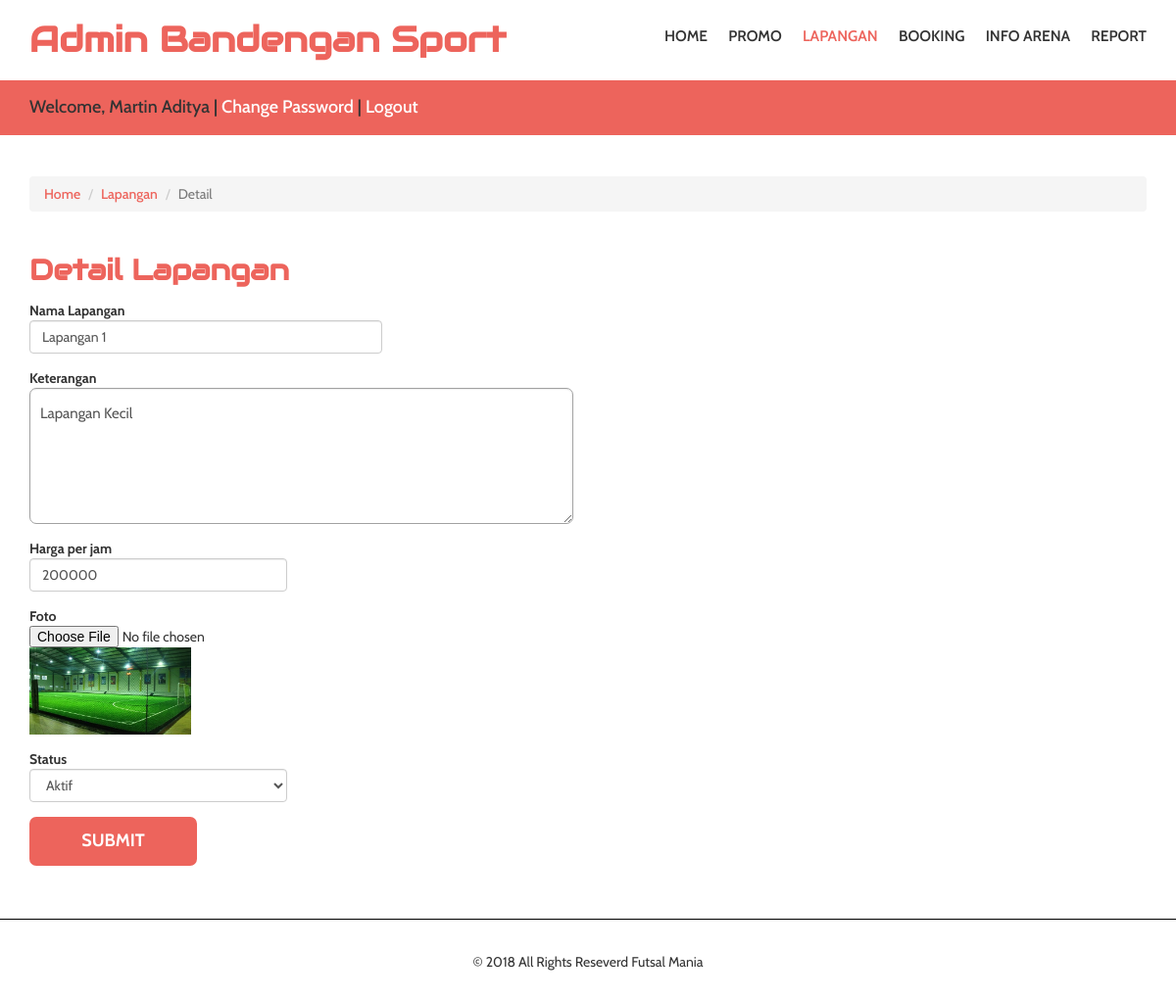
Page /admin/index.php?menu=lapangan&action=detail&id=1 (signed in) on the committed database.
### tables this page shows
CREATE TABLE `t_lapangan` (
  `id_lapangan` int(11) NOT NULL AUTO_INCREMENT,
  `nama` varchar(50) NOT NULL,
  `id_arena` int(11) NOT NULL,
  `harga` int(11) NOT NULL,
  `foto` varchar(100) NOT NULL,
  `deskripsi` text NOT NULL,
  `status` int(11) NOT NULL,
  PRIMARY KEY (`id_lapangan`)
);

### admin/class/connection.php (called while the page is built, shortened)
<?php
class connection{
	private $host="localhost";
	private $user="root";
	private $pass="";
	private $database="futsal";
      private $con;
      public function __construct(){
		$this->con= new mysqli($this->host, $this->user, $this->pass, $this->database);
	}
	public function getRow($query){
		$data = array();
		$result=$this->con->query($query);
		if($result){
			$data = $result->fetch_assoc();
		}
		return $data;
	}
}
?>

### admin/pages/lapangan_detail.php (the view, shortened to what this page needs)
<div class="container">
		 <ol class="breadcrumb">
		  <li><a href="index.php">Home</a></li>
		  <li><a href="index.php?menu=lapangan">Lapangan</a></li>
		  <li class="active">Detail</li>
		 </ol>
</div>
<div class="contact">
	 <div class="container">
		 <div class="contact-grids">
			<h2>Detail Lapangan</h2>
			 <form method="post" enctype="multipart/form-data">
				<div class="row">
					<div class="form-group col-md-4 col-md-offset-0">
						<label for="nama">Nama Lapangan</label>
						<input class="form-control" type="" value="<?= $nama ?>" id="nama" name="nama" required />
					</div>
				</div>
				<div class="row">
					<div class="form-group col-md-6 col-md-offset-0">
						<label for="desc">Keterangan</label>
						<textarea class="form-control" id="desc" name="desc" rows="5" required><?= $desc ?></textarea>
					</div>
				</div>
				<div class="row">
					<div class="form-group col-md-3">
						<label for="harga">Harga per jam</label>
						<input class="form-control" onkeypress="return isNumber();" type="" value="<?= $harga ?>" id="harga" name="harga" required />
					</div>
				</div>
				<div class="row">
					<div class="form-group col-md-2 col-md-offset-0">
						<label for="diskon">Foto</label>
						<input type="file" name="foto" accept="image/*" id='foto' >
						<img id="preview" src="../<?= $foto != "" ? $foto : 'images/no-image.png' ?>" alt="your image" style="width:100%; height:100%" />
					</div>
				</div>
				<div class="row">
					<div class="form-group col-md-3 col-md-offset-0">
						<label for="status">Status</label>
						<select name="status" class="form-control" id="status" >
							<option value="1" <?= $status == "1" ? 'selected' : '' ?>>Aktif</option>
						</select>
					</div>
				</div>
				<input type="submit" name="save" value="SUBMIT" />
			</form>
		 </div>
	 </div>
</div>

### css/style.css (style rules this page uses)
body { margin:0; font-family: 'Cabin', sans-serif; }
body a { transition: 0.5s all ease; -webkit-transition: 0.5s all ease; -moz-transition: 0.5s all ease; -o-transition: 0.5s all ease; -ms-transition: 0.5s all ease; }
h1,h2,h3,h4,h5,h6 { margin:0; }
ul,label { margin:0; padding:0; }
ol.breadcrumb { margin-top:3em; margin-bottom:0; }
ol.breadcrumb li a { color:#ed645c; font-weight:500; }
.contact-grids h2 { color: #ed645c; font-weight: 600; margin-bottom: 0.5em; font-size: 2.1em; margin-top: 1.5em; font-family: 'Audiowide', cursive; }
.contact-grids input[type="text"],.contact-grids textarea { outline:none; border:1px solid #a1a1a1; background:none; padding:15px 10px; font-size:15px; border-radius: 7px; -webkit-border-radius:7px; -moz-border-radius:7px; -o-border-radius:7px; -ms-border-radius:7px; }
.contact-grids input[type="submit"] { outline:none; border:none; background:#ed645c; width: 15%; display: block; padding: 10px 0px; border:2px solid #ed645c; border-radius: 7px; -webkit-border-radius:7px; -moz-border-radius:7px; -o-border-radius:7px; -ms-border-radius:7px; color:#fff; font-size:18px; font-weight:700; transition:.5s all; -webkit-transition:.5s all; -moz-transition:.5s all; -o-transition:.5s all; -ms-transition:.5s all; margin-bottom:3em; }

### rows in the picture
t_lapangan: nama "Lapangan 1", desc "Lapangan Kecil", harga "200000", foto (picture), status "Aktif"

### other values in the picture
$_SESSION['nama_arena'] "Bandengan Sport"
$_SESSION['nama'] "Martin Aditya"
